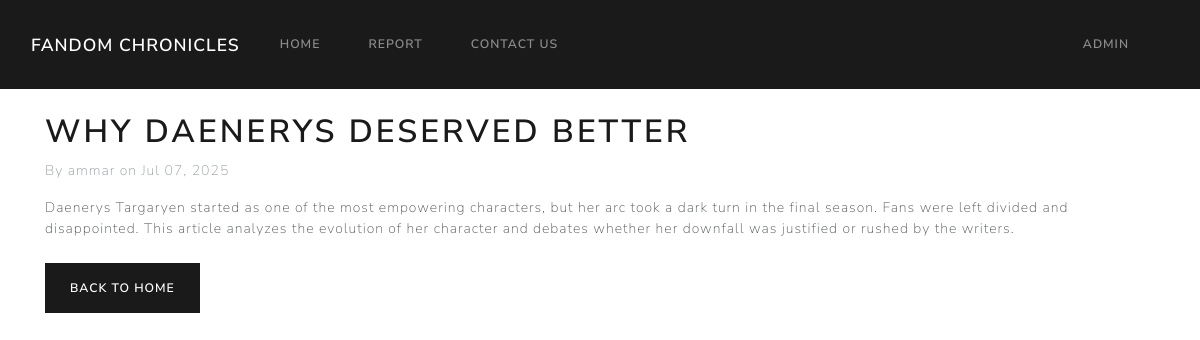
Page /daenerys-deserved-better/ on the committed database.
### myApp/models.py (models this page shows, shortened)
class Post(models.Model):
    title = models.CharField(max_length=200, null=False, blank=False)
    content = models.TextField()
    author = models.ForeignKey(User, on_delete=models.CASCADE)
    created_at = models.DateTimeField(auto_now_add=True)
    updated_at = models.DateTimeField(auto_now=True)
    slug = models.SlugField(max_length=200, null=False, blank=False)
    status = models.IntegerField(choices=STATUS, default=0)
    class Meta:
        ordering = ['-created_at']

### myApp/views.py (the view)
# urls.py: path('<slug:slug>/', PostDetailView.as_view(), name='blog_detail'),
class PostDetailView(DetailView):
    model = Post
    template_name = 'blog_detail.html'

### myApp/templates/blog_detail.html (shortened to what this page needs)
{% extends 'base.html' %}
{% block content %}
<div class="container mt-4">
    <h1>{{ object.title }}</h1>
    <p class="text-muted">By {{ object.author }} on {{ object.created_at|date:'M d, Y' }}</p>
    <div class="mb-4">
        {{ object.content|linebreaks }}
    </div>
    <a href="{% url 'home' %}" class="btn btn-primary">Back to Home</a>
</div>
{% endblock %}

### rows in the picture
Post: title "WHY DAENERYS DESERVED BETTER", author "ammar", created_at "Jul 07, 2025", content "Daenerys Targaryen started as one of the most empowering characters, but her arc took a dark turn in the final season. Fans were left divided and disappointed. This article analyzes the evolution of her character and debates whether her downfall was justified or rushed by the writers."
